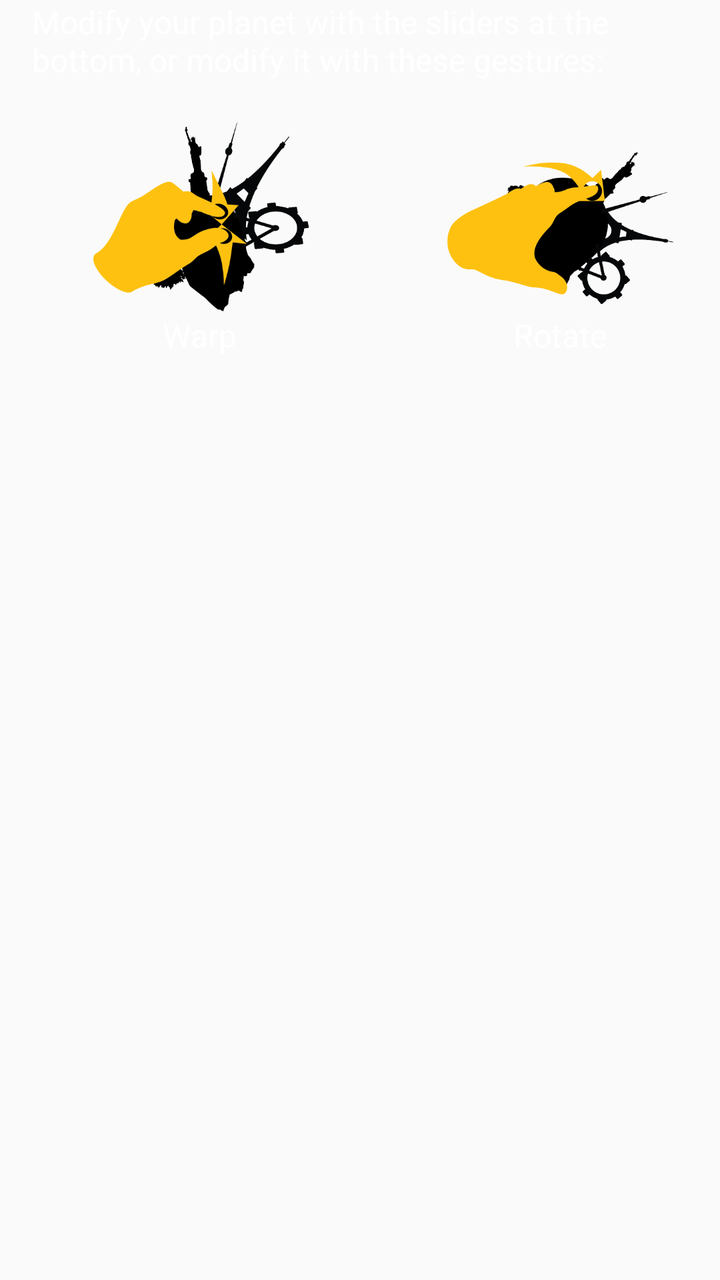
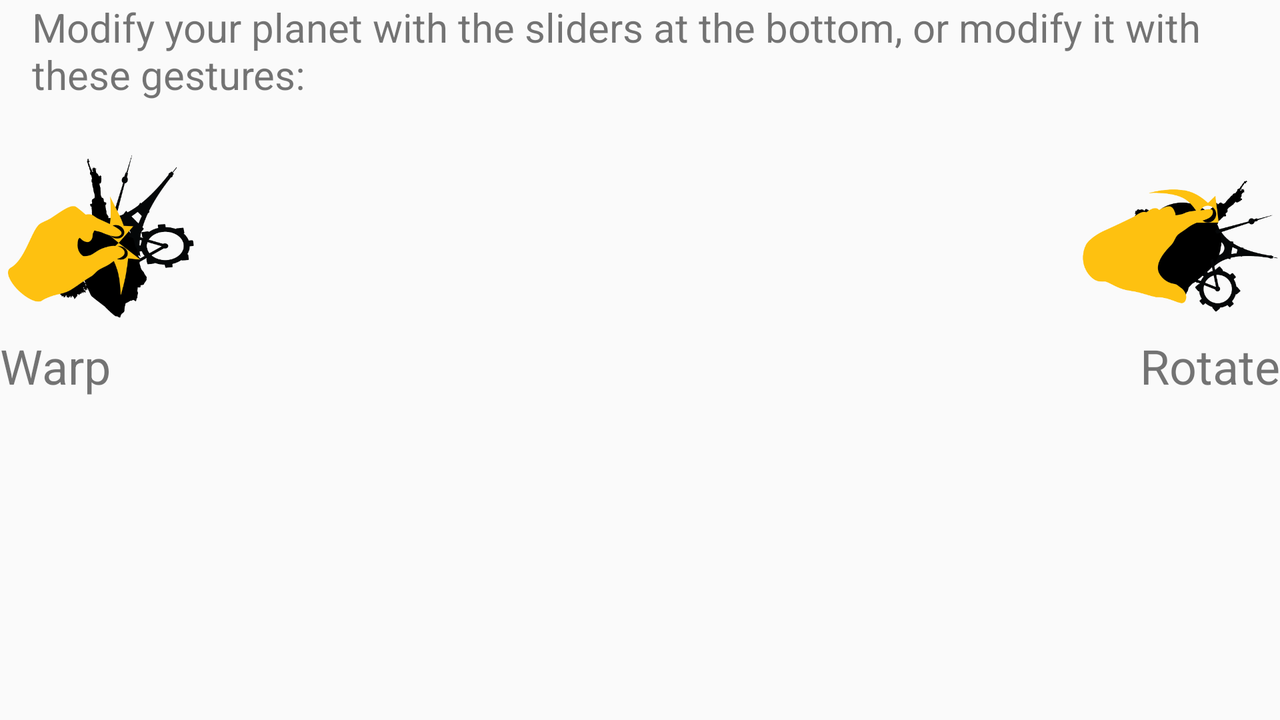

The same Android screen from two of the app's own layout files: first res/layout/ as a phone draws it, then the repository's variant for another configuration, drawn on a device whose configuration selects that folder. Both files follow.
<!-- AndroidManifest.xml: application theme AppTheme -->
<!-- res/layout/fragment_gestures.xml -->
<?xml version="1.0" encoding="utf-8"?>
<LinearLayout xmlns:android="http://schemas.android.com/apk/res/android"
        android:layout_width="match_parent"
        android:layout_height="match_parent"
        android:orientation="vertical">

        <TextView
            android:id="@+id/gesture_textview"
            style="@style/AlertDialogText"
            android:layout_width="match_parent"
            android:layout_height="wrap_content"
            android:paddingLeft="@dimen/activity_horizontal_margin"
            android:paddingRight="@dimen/activity_horizontal_margin"
            android:paddingBottom="@dimen/activity_vertical_margin"

            android:text="Modify your planet with the sliders at the bottom, or modify it with these gestures:"/>

    <RelativeLayout
        android:layout_width="wrap_content"
        android:layout_height="wrap_content"
        android:layout_gravity="center_horizontal"
        >

        <RelativeLayout
            android:id="@+id/warp_relativelayout"
            android:layout_width="wrap_content"
            android:layout_height="wrap_content">
            <ImageView
                android:id="@+id/warp_imageview"
                android:layout_width="200dp"
                android:layout_height="100dp"
                android:src="@drawable/help_gestures_warp_500px"
                />

            <TextView
                android:id="@+id/warp_textview"
                style="@style/AlertDialogText"
                android:layout_width="wrap_content"
                android:layout_height="wrap_content"
                android:text="Warp"

                android:layout_below="@id/warp_imageview"
                android:layout_centerInParent="true"/>

        </RelativeLayout>

    <RelativeLayout
        android:layout_width="wrap_content"
        android:layout_height="wrap_content"
        android:layout_toRightOf="@id/warp_relativelayout">

            <ImageView
                android:id="@+id/rotate_imageview"
                android:layout_width="200dp"
                android:layout_height="100dp"
                android:src="@drawable/help_gestures_rotate_500px"

                />

            <TextView
                style="@style/AlertDialogText"
                android:layout_width="wrap_content"
                android:layout_height="wrap_content"
                android:layout_gravity="center"
                android:layout_below="@id/rotate_imageview"
                android:layout_centerInParent="true"
                android:text="Rotate"/>

    </RelativeLayout>

    </RelativeLayout>








</LinearLayout>
<!-- resources referenced by this layout -->
<resources>
  <dimen name="activity_horizontal_margin">16dp</dimen>
  <dimen name="activity_vertical_margin">16dp</dimen>
  <!-- drawable help_gestures_rotate_500px: png bitmap (drawable, 36861 bytes) -->
  <!-- drawable help_gestures_warp_500px: png bitmap (drawable, 44933 bytes) -->
  <style name="AlertDialogText" parent="@android:style/TextAppearance">
          <item name="android:textColor">#FFFFFF</item>
      </style>
  <style name="AppTheme" parent="Theme.AppCompat.Light.NoActionBar">
          
          
          <item name="colorPrimary">@color/colorPrimary</item>
          <item name="colorPrimaryDark">#263238</item>
          <item name="colorAccent">@color/colorAccent</item>
          <item name="android:dialogTheme">@style/AppCompatAlertDialogStyle</item>
          <item name="android:alertDialogTheme">@style/AppCompatAlertDialogStyle</item>
          <item name="windowActionBar">false</item>
          <item name="windowActionBarOverlay">true</item>
          <item name="android:windowActionBarOverlay">true</item>
          <item name="drawerArrowStyle">@style/DrawerArrowStyle</item>
      </style>
  <color name="colorPrimary">#607d8b</color>
  <color name="colorAccent">#ffc107</color>
  <style name="AppCompatAlertDialogStyle" parent="Theme.AppCompat.Light.Dialog.Alert">
          <item name="colorAccent">@color/colorAccent</item>
          <item name="android:textColorPrimary">#ffffff</item>
          <item name="android:textColor">#ffffff</item>"
          <item name="android:textColorHighlight">#ffffff</item>
          <item name="android:background">@color/colorPrimary</item>
          <item name="android:windowNoTitle">false</item>
      </style>
  <style name="DrawerArrowStyle" parent="@style/Widget.AppCompat.DrawerArrowToggle">
          <item name="spinBars">true</item>
          <item name="color">@android:color/white</item>
      </style>
</resources>
<!-- res/layout-land/fragment_gestures.xml (the repository's variant of the layout above) -->
<!-- drawn on the phone turned sideways -->
<?xml version="1.0" encoding="utf-8"?>
<RelativeLayout xmlns:android="http://schemas.android.com/apk/res/android"

    android:layout_width="match_parent"
    android:layout_height="match_parent"

    >

    <TextView
        android:id="@+id/gesture_textview"
        android:layout_width="match_parent"
        android:layout_height="wrap_content"
        android:paddingLeft="@dimen/activity_horizontal_margin"
        android:paddingRight="@dimen/activity_horizontal_margin"
        android:paddingBottom="@dimen/activity_vertical_margin"
        android:textSize="20sp"
        android:text="Modify your planet with the sliders at the bottom, or modify it with these gestures:"/>



        <ImageView
            android:id="@+id/wrap_help_imageview"
            android:layout_width="100dp"
            android:layout_height="100dp"
            android:src="@drawable/help_gestures_warp_500px"
            android:layout_below="@id/gesture_textview"
            android:layout_alignParentLeft="true"

            />

        <ImageView
            android:id="@+id/rotate_help_imageview"
            android:layout_width="100dp"
            android:layout_height="100dp"
            android:src="@drawable/help_gestures_rotate_500px"
            android:layout_below="@id/gesture_textview"
            android:layout_alignParentRight="true"

            />

        <TextView
            android:layout_width="wrap_content"
            android:layout_height="wrap_content"
            android:textSize="24sp"
            android:layout_gravity="center"
            android:paddingBottom="@dimen/activity_vertical_margin"
            android:text="Warp"
            android:layout_below="@id/wrap_help_imageview"/>




        <TextView
            android:layout_width="wrap_content"
            android:layout_height="wrap_content"
            android:textSize="24sp"
            android:layout_gravity="center"
            android:text="Rotate"
            android:layout_below="@id/rotate_help_imageview"
            android:layout_alignParentRight="true"

            />
</RelativeLayout>
<!-- resources referenced by the variant -->
<!-- as the phone turned sideways resolves them -->
<resources>
  <dimen name="activity_horizontal_margin">16dp</dimen>
  <dimen name="activity_vertical_margin">16dp</dimen>
  <!-- drawable help_gestures_rotate_500px: png bitmap (drawable, 36861 bytes) -->
  <!-- drawable help_gestures_warp_500px: png bitmap (drawable, 44933 bytes) -->
  <style name="AppTheme" parent="Theme.AppCompat.Light.NoActionBar">
          
          
          <item name="colorPrimary">@color/colorPrimary</item>
          <item name="colorPrimaryDark">#263238</item>
          <item name="colorAccent">@color/colorAccent</item>
          <item name="android:dialogTheme">@style/AppCompatAlertDialogStyle</item>
          <item name="android:alertDialogTheme">@style/AppCompatAlertDialogStyle</item>
          <item name="windowActionBar">false</item>
          <item name="windowActionBarOverlay">true</item>
          <item name="android:windowActionBarOverlay">true</item>
          <item name="drawerArrowStyle">@style/DrawerArrowStyle</item>
      </style>
  <color name="colorPrimary">#607d8b</color>
  <color name="colorAccent">#ffc107</color>
  <style name="AppCompatAlertDialogStyle" parent="Theme.AppCompat.Light.Dialog.Alert">
          <item name="colorAccent">@color/colorAccent</item>
          <item name="android:textColorPrimary">#ffffff</item>
          <item name="android:textColor">#ffffff</item>"
          <item name="android:textColorHighlight">#ffffff</item>
          <item name="android:background">@color/colorPrimary</item>
          <item name="android:windowNoTitle">false</item>
      </style>
  <style name="DrawerArrowStyle" parent="@style/Widget.AppCompat.DrawerArrowToggle">
          <item name="spinBars">true</item>
          <item name="color">@android:color/white</item>
      </style>
</resources>
